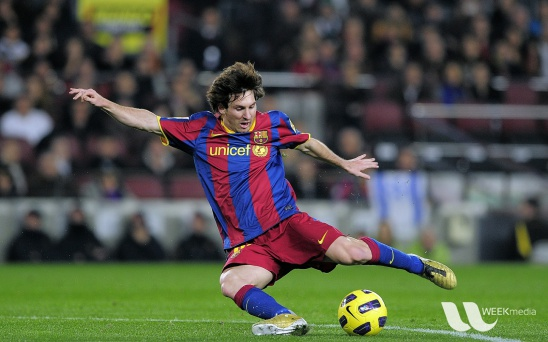
#> input picture Images & Videos/messi5.jpg, 548 x 342 px
$ python Template_Matching.py
#> lines starting #> are read from the running program, lines starting #| are printed output that depends on the picture
import cv2 as cv
from matplotlib import pyplot as plt

img = cv.imread('../Images & Videos/messi5.jpg')
#> img is the input picture: shape (342, 548, 3); mean B, G, R 72.4, 86, 82.2
template = img[63:135, 205:263]
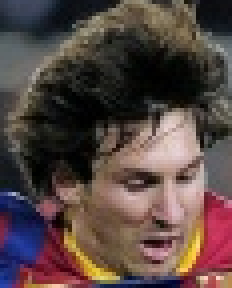
#> template: shape (72, 58, 3) (shown 4 times larger); mean B, G, R 66.8, 70.1, 87.2
methods = ['cv.TM_CCOEFF', 'cv.TM_CCOEFF_NORMED', 'cv.TM_CCORR', 'cv.TM_CCORR_NORMED', 'cv.TM_SQDIFF',
           'cv.TM_SQDIFF_NORMED']

for m in methods:
    img_copy = img.copy()
    topLeft = (0, 0)
    botRight = (0, 0)
    res = cv.matchTemplate(img_copy, template, eval(m))
    minVal, maxVal, minLoc, maxLoc = cv.minMaxLoc(res)
    if m == 'cv.TM_SQDIFF' or m == 'cv.TM_SQDIFF_NORMED':
        topLeft = minLoc
    else:
        topLeft = maxLoc
    height, width, channels = template.shape
    botRight = (topLeft[0] + width, topLeft[1] + height)
    cv.rectangle(img_copy, topLeft, botRight, (255, 0, 0), 2)
    plt.subplot(121)
    plt.imshow(res)
    plt.title('Heatmap')

    plt.subplot(122)
    plt.imshow(img_copy)
    plt.title('Image')
    plt.show()
#> this loop made 6 passes
#> (minVal, maxVal, minLoc, topLeft, botRight) on passes 1 to 4: (-15754455, 35562488, (218, 252), (205, 63), (263, 135)), (-0.511, 1, (459, 175), (205, 63), (263, 135)), (27961376, 140598560, (227, 0), (366, 171), (424, 243)), (0.525, 1, (35, 189), (205, 63), (263, 135))
#> (minVal, maxVal, maxLoc, topLeft, botRight) on passes 5 to 6: (0, 131007128, (217, 254), (205, 63), (263, 135)), (0, 1, (6, 0), (205, 63), (263, 135))
#> pass 1, `res = cv.matchTemplate(img_copy, template, eval(m))`:
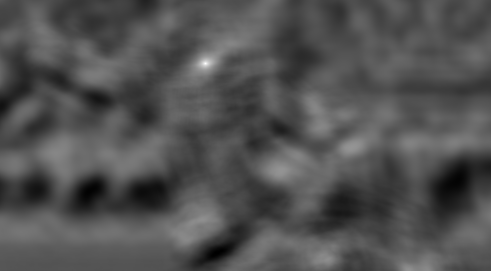
#> res: shape (271, 491) float32; min -15754455, max 35562488, mean 760412.4; drawn with min black and max white
#> pass 1, `plt.show()`:
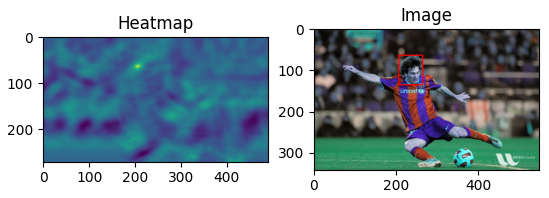
#> figure drawn by matplotlib, 2 panels; B, G, R data is drawn as R, G, B
#> pass 2, `res = cv.matchTemplate(img_copy, template, eval(m))`:
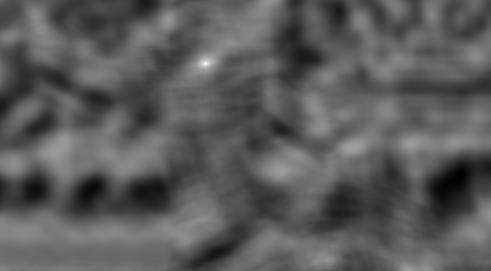
#> res: shape (271, 491) float32; min -0.511, max 1, mean 0.0296; drawn with min black and max white
#> pass 3, `res = cv.matchTemplate(img_copy, template, eval(m))`:
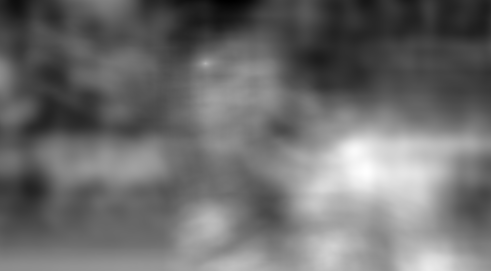
#> res: shape (271, 491) float32; min 27961376, max 140598560, mean 76418080; drawn with min black and max white
#> after the loop:
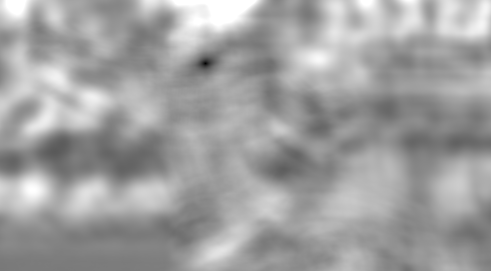
#> res: shape (271, 491) float32; min 0, max 1, mean 0.63

$ run again, with Images & Videos/apple.jpg copied over Images & Videos/messi5.jpg
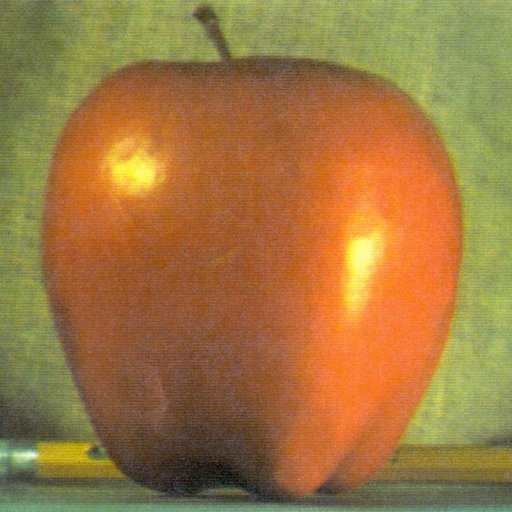
#> input picture Images & Videos/apple.jpg, 512 x 512 px
#> img is the input picture: shape (512, 512, 3); mean B, G, R 64.8, 119.7, 159.1
#> the loop `for m in methods:` made 6 passes
#> (minVal, maxVal, minLoc, topLeft, botRight) on passes 1 to 4: (-3787023, 2911897, (320, 437), (109, 105), (167, 177)), (-0.742, 1, (331, 437), (205, 63), (263, 135)), (64245112, 239806032, (171, 426), (341, 227), (399, 299)), (0.846, 1, (178, 440), (205, 63), (263, 135))
#> pass 1, `res = cv.matchTemplate(img_copy, template, eval(m))`:
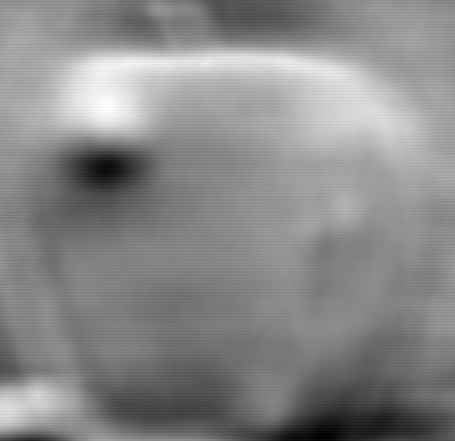
#> res: shape (441, 455) float32; min -3787023, max 2911897, mean -186085.7; drawn with min black and max white
#> after the loop `for m in methods:`:
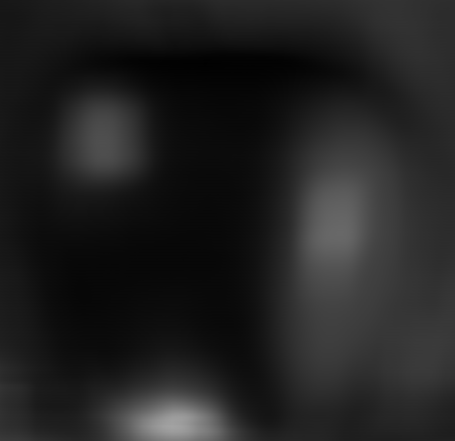
#> res: shape (441, 455) float32; min 1.17e-07, max 0.64, mean 0.133

$ run again, with Images & Videos/butterfly.jpg copied over Images & Videos/messi5.jpg
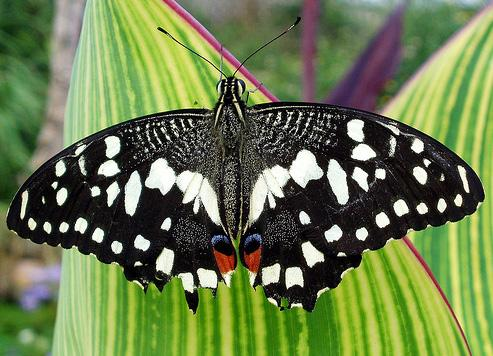
#> input picture Images & Videos/butterfly.jpg, 493 x 356 px
#> img is the input picture: shape (356, 493, 3); mean B, G, R 77.2, 123.6, 107
#> the loop `for m in methods:` made 6 passes
#> (minVal, maxVal, minLoc, topLeft, botRight) on passes 1 to 4: (-21472780, 53975656, (90, 128), (205, 63), (263, 135)), (-0.356, 1, (51, 232), (205, 63), (263, 135)), (42098444, 198664800, (35, 175), (54, 51), (112, 123)), (0.349, 1, (35, 176), (205, 63), (263, 135))
#> pass 1, `res = cv.matchTemplate(img_copy, template, eval(m))`:
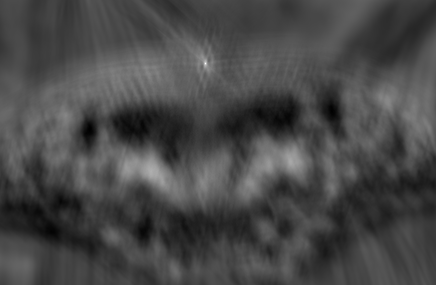
#> res: shape (285, 436) float32; min -21472780, max 53975656, mean -66484.1; drawn with min black and max white
#> after the loop `for m in methods:`:
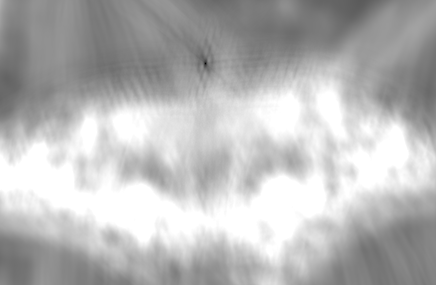
#> res: shape (285, 436) float32; min 2.45e-08, max 1, mean 0.721
